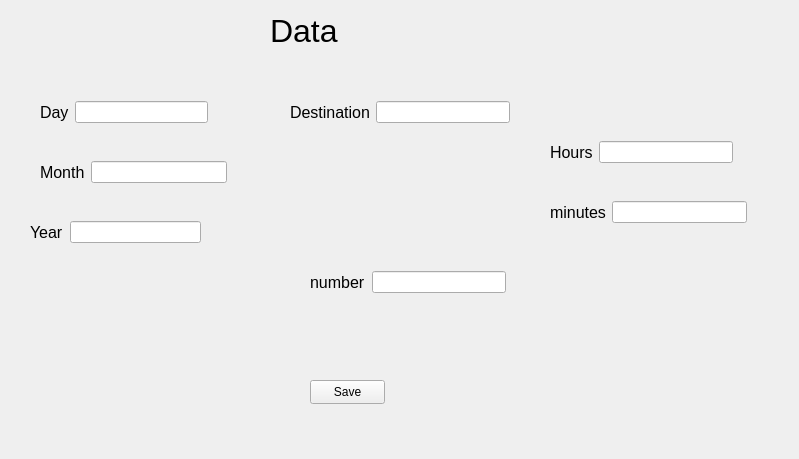
<?xml version="1.0" encoding="UTF-8"?>
<ui version="4.0">
 <class>EditingDialog</class>
 <widget class="QWidget" name="EditingDialog">
  <property name="geometry">
   <rect>
    <x>0</x>
    <y>0</y>
    <width>799</width>
    <height>459</height>
   </rect>
  </property>
  <property name="windowTitle">
   <string>Form</string>
  </property>
  <widget class="QWidget" name="layoutWidget">
   <property name="geometry">
    <rect>
     <x>550</x>
     <y>200</y>
     <width>197</width>
     <height>24</height>
    </rect>
   </property>
   <layout class="QHBoxLayout" name="horizontalLayout_6">
    <item>
     <widget class="QLabel" name="label_6">
      <property name="font">
       <font>
        <pointsize>12</pointsize>
       </font>
      </property>
      <property name="text">
       <string>minutes</string>
      </property>
     </widget>
    </item>
    <item>
     <widget class="QLineEdit" name="line_minuts"/>
    </item>
   </layout>
  </widget>
  <widget class="QWidget" name="layoutWidget_2">
   <property name="geometry">
    <rect>
     <x>550</x>
     <y>140</y>
     <width>183</width>
     <height>24</height>
    </rect>
   </property>
   <layout class="QHBoxLayout" name="horizontalLayout_5">
    <item>
     <widget class="QLabel" name="label_5">
      <property name="font">
       <font>
        <pointsize>12</pointsize>
       </font>
      </property>
      <property name="text">
       <string>Hours</string>
      </property>
     </widget>
    </item>
    <item>
     <widget class="QLineEdit" name="line_hours"/>
    </item>
   </layout>
  </widget>
  <widget class="QWidget" name="layoutWidget_3">
   <property name="geometry">
    <rect>
     <x>30</x>
     <y>220</y>
     <width>171</width>
     <height>24</height>
    </rect>
   </property>
   <layout class="QHBoxLayout" name="horizontalLayout_3">
    <item>
     <widget class="QLabel" name="label_3">
      <property name="font">
       <font>
        <pointsize>12</pointsize>
       </font>
      </property>
      <property name="text">
       <string>Year</string>
      </property>
     </widget>
    </item>
    <item>
     <widget class="QLineEdit" name="line_year"/>
    </item>
   </layout>
  </widget>
  <widget class="QWidget" name="layoutWidget_4">
   <property name="geometry">
    <rect>
     <x>310</x>
     <y>270</y>
     <width>196</width>
     <height>24</height>
    </rect>
   </property>
   <layout class="QHBoxLayout" name="horizontalLayout_7">
    <item>
     <widget class="QLabel" name="label_7">
      <property name="font">
       <font>
        <pointsize>12</pointsize>
       </font>
      </property>
      <property name="text">
       <string>number</string>
      </property>
     </widget>
    </item>
    <item>
     <widget class="QLineEdit" name="line_number"/>
    </item>
   </layout>
  </widget>
  <widget class="QPushButton" name="save">
   <property name="geometry">
    <rect>
     <x>320</x>
     <y>470</y>
     <width>75</width>
     <height>24</height>
    </rect>
   </property>
   <property name="text">
    <string>save</string>
   </property>
  </widget>
  <widget class="QLabel" name="label_13">
   <property name="geometry">
    <rect>
     <x>270</x>
     <y>10</y>
     <width>151</width>
     <height>41</height>
    </rect>
   </property>
   <property name="font">
    <font>
     <pointsize>24</pointsize>
    </font>
   </property>
   <property name="text">
    <string>Data</string>
   </property>
  </widget>
  <widget class="QWidget" name="layoutWidget_5">
   <property name="geometry">
    <rect>
     <x>40</x>
     <y>160</y>
     <width>187</width>
     <height>24</height>
    </rect>
   </property>
   <layout class="QHBoxLayout" name="horizontalLayout_2">
    <item>
     <widget class="QLabel" name="label_2">
      <property name="font">
       <font>
        <pointsize>12</pointsize>
       </font>
      </property>
      <property name="text">
       <string>Month</string>
      </property>
     </widget>
    </item>
    <item>
     <widget class="QLineEdit" name="line_month"/>
    </item>
   </layout>
  </widget>
  <widget class="QWidget" name="layoutWidget_6">
   <property name="geometry">
    <rect>
     <x>290</x>
     <y>100</y>
     <width>220</width>
     <height>24</height>
    </rect>
   </property>
   <layout class="QHBoxLayout" name="horizontalLayout_4">
    <item>
     <widget class="QLabel" name="label_4">
      <property name="font">
       <font>
        <pointsize>12</pointsize>
       </font>
      </property>
      <property name="text">
       <string>Destination</string>
      </property>
     </widget>
    </item>
    <item>
     <widget class="QLineEdit" name="line_dest"/>
    </item>
   </layout>
  </widget>
  <widget class="QWidget" name="layoutWidget_7">
   <property name="geometry">
    <rect>
     <x>40</x>
     <y>100</y>
     <width>168</width>
     <height>24</height>
    </rect>
   </property>
   <layout class="QHBoxLayout" name="horizontalLayout">
    <item>
     <widget class="QLabel" name="label">
      <property name="font">
       <font>
        <pointsize>12</pointsize>
       </font>
      </property>
      <property name="text">
       <string>Day</string>
      </property>
     </widget>
    </item>
    <item>
     <widget class="QLineEdit" name="line_day"/>
    </item>
   </layout>
  </widget>
  <widget class="QPushButton" name="pushButton">
   <property name="geometry">
    <rect>
     <x>310</x>
     <y>380</y>
     <width>75</width>
     <height>24</height>
    </rect>
   </property>
   <property name="text">
    <string>Save</string>
   </property>
  </widget>
 </widget>
 <resources/>
 <connections/>
</ui>
